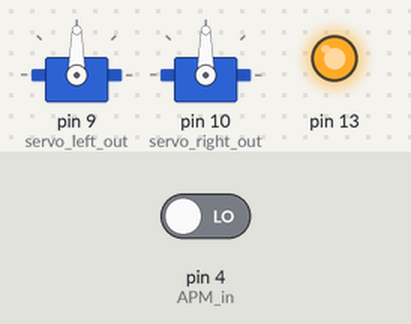
A sketch run on a simulated Arduino Uno, built with avr-gcc and run on an emulated ATmega328P. On the bench: 2 × servo, output pins drawn as LEDs (lit = HIGH). Inputs (shaded band) come from the test bench; at power-on: pin 4 (APM_in) LOW.

Above: at 1.2 s.
1.3 s: pin 4 (APM_in) driven HIGH
At 1.6 s:
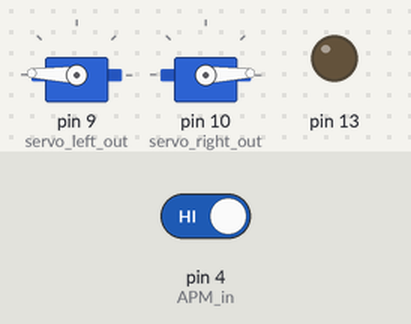
2.8 s: pin 4 (APM_in) driven LOW
At 3.9 s:
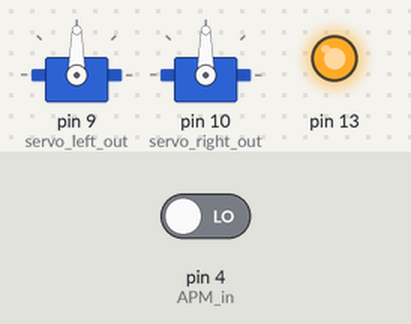
Timing chart, 0 to 5.8 s (numbered marks = the images above; inputs shaded):
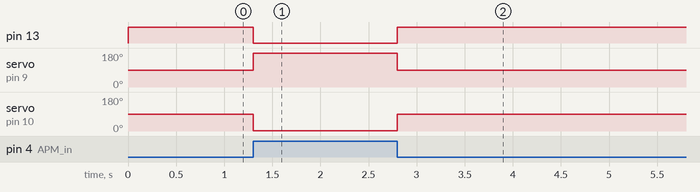

Measured:
- after the input at 1.3 s, pin 13: HIGH → LOW at once; servo on pin 9 (servo_left_out): 90° → 178° at once; servo on pin 10 (servo_right_out): 90° → 2° at once
- after the input at 2.8 s, pin 13: LOW → HIGH at once; servo on pin 9 (servo_left_out): 178° → 90° at once; servo on pin 10 (servo_right_out): 2° → 90° at once

The sketch:

mini_servo_ctrl.ino
```cpp
#include <Servo.h>


Servo left_motor_ctrl;
Servo right_motor_ctrl;
const int servo_left_out  = 9;
const int servo_right_out = 10;
const int APM_in          = 4;

void setup() {
  // put your setup code here, to run once:
  pinMode(APM_in, INPUT);
  pinMode(13, OUTPUT);
  left_motor_ctrl.attach(servo_left_out);
  right_motor_ctrl.attach(servo_right_out);
}

void loop() {
  // put your main code here, to run repeatedly:
  if(digitalRead(APM_in)) {
    left_motor_ctrl.write(178);
    right_motor_ctrl.write(2);
    digitalWrite(13, LOW);
  }
  else {
    left_motor_ctrl.write(90);
    right_motor_ctrl.write(90);
    digitalWrite(13, HIGH);
  }
  delay(2);
}
```
